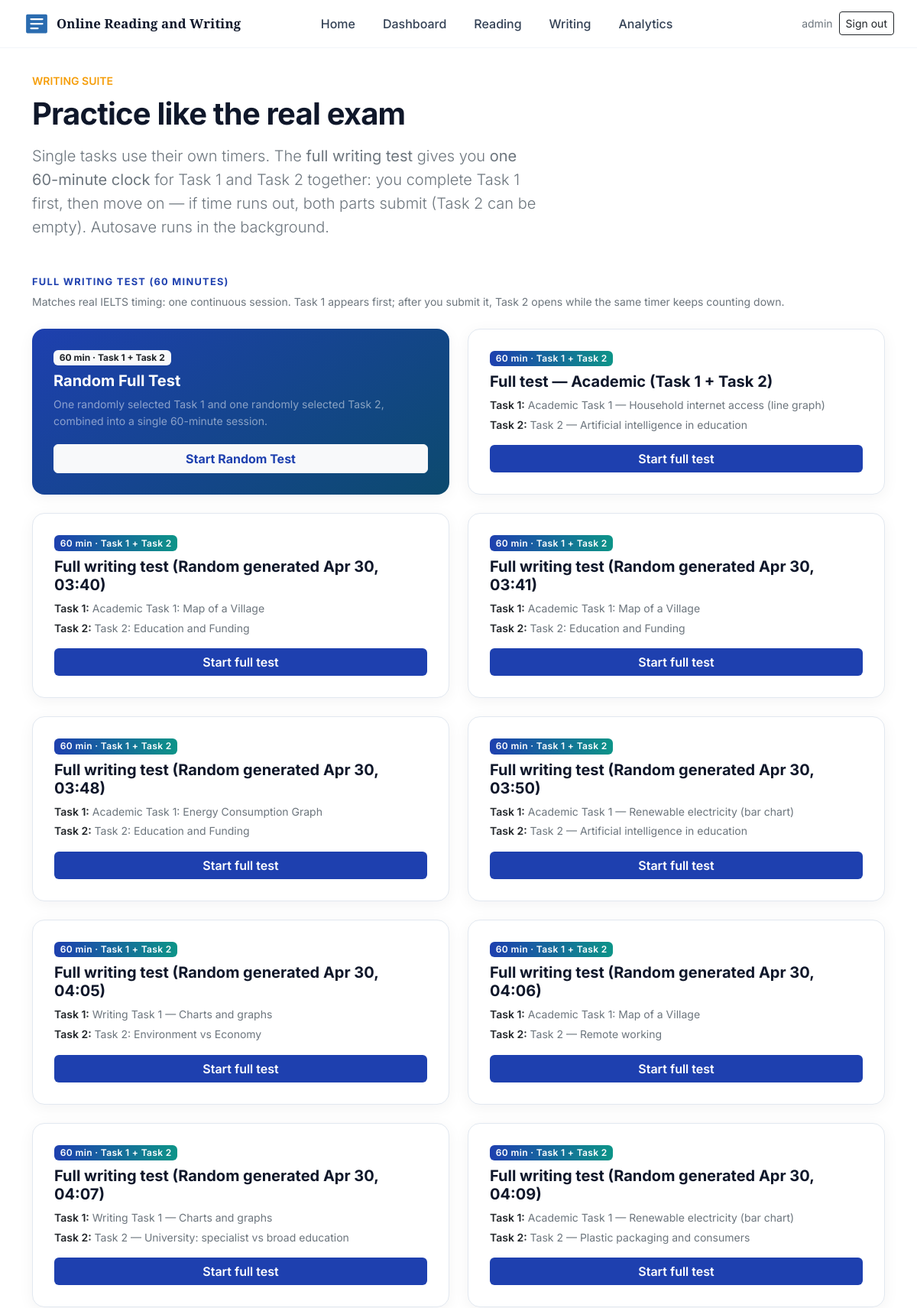
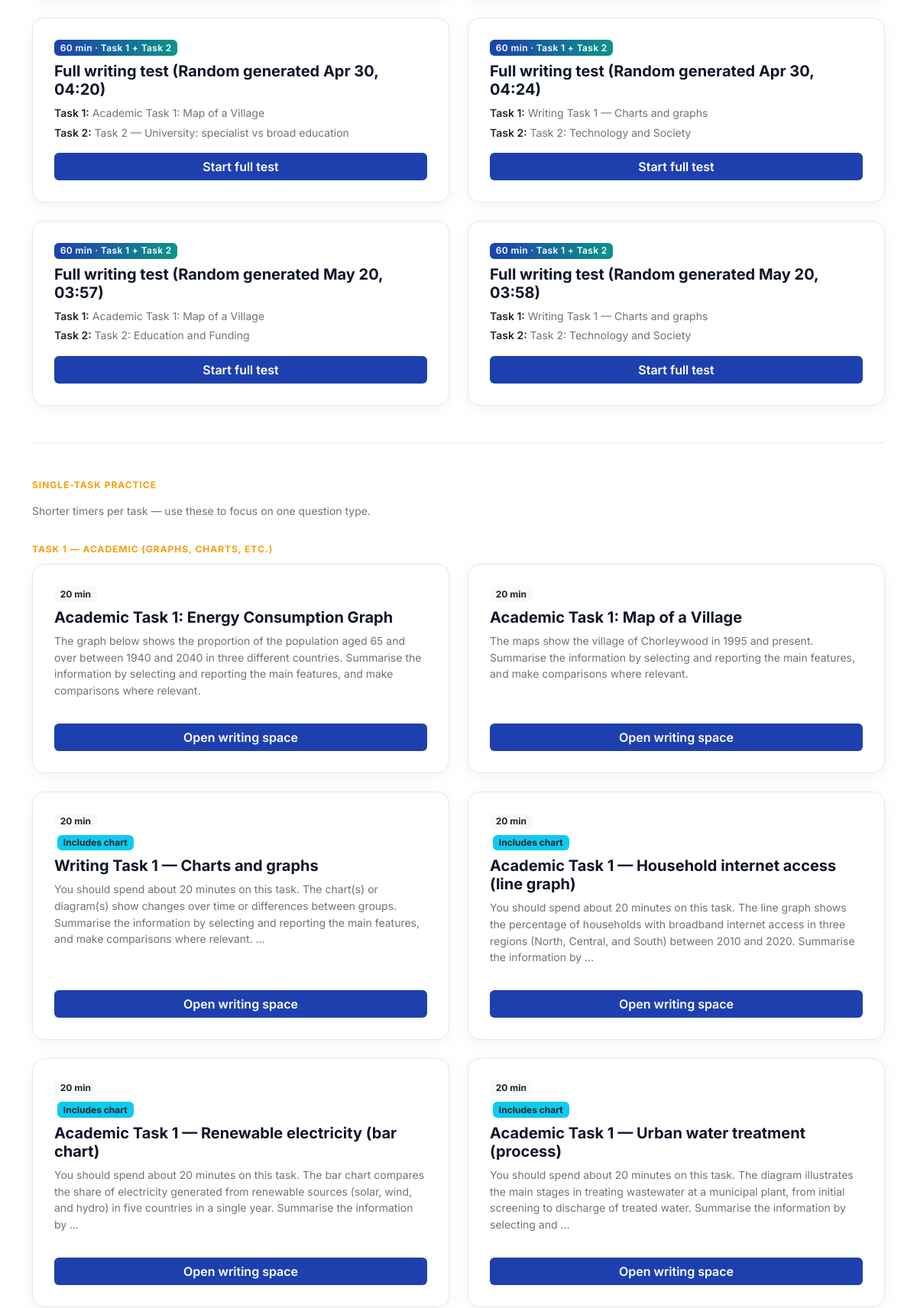
Screenshot of /writing/ (signed in, upper part) with the database file from the repository (2 pictures, top to bottom).
### ielts/models.py (models this page shows, shortened)
class WritingPaper(models.Model):
    slug = models.SlugField(unique=True, max_length=80)
    title = models.CharField(max_length=200)
    task_one = models.ForeignKey(
        WritingTask,
        on_delete=models.PROTECT,
        related_name="papers_as_task_one",
    )
    task_two = models.ForeignKey(
        WritingTask,
        on_delete=models.PROTECT,
        related_name="papers_as_task_two",
    )
    time_limit_minutes = models.PositiveSmallIntegerField(default=60)

class WritingTask(models.Model):
    TASK_KIND_ACADEMIC_T1 = "academic_t1"
    TASK_KIND_ESSAY = "t2_essay"
    TASK_KIND_CHOICES = (
        (TASK_KIND_ACADEMIC_T1, "Task 1 — Academic (graphs, charts, etc.)"),
        (TASK_KIND_ESSAY, "Task 2 — Essay"),
    )
    title = models.CharField(max_length=200)
    prompt = models.TextField()
    time_limit_minutes = models.IntegerField(default=20)
    task_kind = models.CharField(
        max_length=20,
        choices=TASK_KIND_CHOICES,
        default=TASK_KIND_ESSAY,
    )
    scenario = models.JSONField(default=dict, blank=True)
    visual = models.JSONField(default=dict, blank=True)

### ielts/views.py (the view)
# urls.py: path("writing/", views.writing_hub, name="writing_hub"),
@login_required
def writing_hub(request):
    ensure_sample_data()
    tasks = WritingTask.objects.all().order_by("task_kind", "time_limit_minutes")
    papers = WritingPaper.objects.select_related("task_one", "task_two").order_by("slug")
    return render(
        request,
        "ielts/writing_hub.html",
        {"writing_tasks": tasks, "writing_papers": papers},
    )

### ielts/academic_expanded_seed.py (called while the page is built)
def create_academic_expanded():
    pass

### ielts/sample_data.py (called while the page is built, shortened)
def _seed_writing_papers():
    t_ac1 = WritingTask.objects.filter(
        title="Academic Task 1 — Household internet access (line graph)"
    ).first()
    t_ac2 = WritingTask.objects.filter(title="Task 2 — Artificial intelligence in education").first()
    if t_ac1 and t_ac2:
        WritingPaper.objects.update_or_create(
            slug="full-academic",
            defaults={
                "title": "Full test — Academic (Task 1 + Task 2)",
                "task_one": t_ac1,
                "task_two": t_ac2,
                "time_limit_minutes": 60,
            },
        )

def _seed_full_sample_legacy():
    if ReadingExam.objects.filter(slug="full-sample").exists():
        return

def seed_if_needed():
    _seed_writing_tasks()
    _seed_writing_papers()
    _seed_full_sample_legacy()
    from .academic_expanded_seed import create_academic_expanded
    create_academic_expanded()

### ielts/views.py (called while the page is built, shortened)
def ensure_sample_data():
    from .sample_data import seed_if_needed
    seed_if_needed()

### ielts/templates/ielts/writing_hub.html (shortened to what this page needs)
{% extends 'ielts/base.html' %}
{% block content %}
  <section class="mb-5 writing-hub-hero">
    <p class="text-uppercase small fw-semibold text-brand-accent mb-2">Writing suite</p>
    <h1 class="display-6 fw-bold mb-3 writing-hub-title">Practice like the real exam</h1>
    <p class="lead text-muted writing-hub-lead">Single tasks use their own timers. The <strong>full writing test</strong> gives you <strong>one 60-minute clock</strong> for Task 1 and Task 2 together: you complete Task 1 first, then move on — if time runs out, both parts submit (Task 2 can be empty). Autosave runs in the background.</p>
  </section>
  {% if writing_papers or True %}
    <section class="mb-5">
      <h2 class="writing-fulltest-heading">Full writing test (60 minutes)</h2>
      <p class="text-muted small mb-4">Matches real IELTS timing: one continuous session. Task 1 appears first; after you submit it, Task 2 opens while the same timer keeps counting down.</p>
      <div class="row g-4">
        <div class="col-md-6">
          <div class="hub-path-card hub-path-primary h-100 d-flex flex-column">
            <span class="badge bg-light text-dark align-self-start mb-2">60 min · Task 1 + Task 2</span>
            <h3 class="h5 fw-bold text-white">Random Full Test</h3>
            <p class="text-white-50 small flex-grow-1">One randomly selected Task 1 and one randomly selected Task 2, combined into a single 60-minute session.</p>
            <a href="{% url 'ielts:writing_exam_random' %}" class="btn btn-light mt-auto fw-bold" style="color: var(--brand-1);">Start Random Test</a>
          </div>
        </div>
        {% for paper in writing_papers %}
          <div class="col-md-6">
            <div class="hub-path-card hub-fulltest-card h-100 d-flex flex-column">
              <span class="badge writing-fulltest-badge align-self-start mb-2">{{ paper.time_limit_minutes }} min · Task 1 + Task 2</span>
              <h3 class="h5 fw-bold">{{ paper.title }}</h3>
              <p class="text-muted small flex-grow-1 mb-1"><span class="text-dark fw-semibold">Task 1:</span> {{ paper.task_one.title }}</p>
              <p class="text-muted small flex-grow-1 mb-3"><span class="text-dark fw-semibold">Task 2:</span> {{ paper.task_two.title }}</p>
              <a href="{% url 'ielts:writing_full' paper.id %}" class="btn btn-cta mt-auto">Start full test</a>
            </div>
          </div>
        {% endfor %}
      </div>
    </section>
    <hr class="writing-hub-divider my-5">
  {% endif %}
  <h2 class="writing-kind-heading mb-3" style="margin-top:0">Single-task practice</h2>
  <p class="text-muted small mb-4">Shorter timers per task — use these to focus on one question type.</p>
  {% regroup writing_tasks by task_kind as task_groups %}
  {% for group in task_groups %}
    <h2 class="writing-kind-heading">{{ group.list.0.get_task_kind_display }}</h2>
    <div class="row g-4 mb-2">
      {% for t in group.list %}
        <div class="col-md-6">
          <div class="hub-path-card h-100 d-flex flex-column">
            <span class="badge bg-light text-dark align-self-start mb-2">{{ t.time_limit_minutes }} min</span>
            {% if t.visual.kind %}<span class="badge bg-info text-dark align-self-start mb-2 ms-1">Includes chart</span>{% endif %}
            <h3 class="h5 fw-bold">{{ t.title }}</h3>
            <p class="text-muted small flex-grow-1">{{ t.prompt|truncatewords:36 }}</p>
            <a href="{% url 'ielts:writing' t.id %}" class="btn btn-cta mt-3">Open writing space</a>
          </div>
        </div>
      {% endfor %}
    </div>
  {% empty %}
    <p class="text-muted">No writing tasks configured.</p>
  {% endfor %}
{% endblock %}

### ielts/templates/ielts/base.html (shortened to what this page needs)
<!doctype html>
{% load static %}
<html lang="en">
  <head>
    <link href="https://cdn.jsdelivr.net/npm/bootstrap@5.2.3/dist/css/bootstrap.min.css" rel="stylesheet">
    <link href="{% static 'ielts/css/style.css' %}?v={% now 'U' %}" rel="stylesheet">
  </head>
  <body class="{% block body_class %}{% endblock %}">
    <header class="site-header">
      <nav class="navbar navbar-expand-lg navbar-light container navbar-custom align-items-center py-2">
        <div class="d-flex align-items-center logo-wrap">
          <a class="navbar-brand d-flex align-items-center gap-2" href="{% url 'ielts:home' %}">
            <img src="{% static 'ielts/img/logo.svg' %}" alt="" width="36" height="36" class="rounded-1" onerror="this.style.display='none'">
            <span class="brand-title">Online Reading and Writing</span>
          </a>
        </div>
        <div class="collapse navbar-collapse" id="navMain">
          <ul class="navbar-nav mx-auto main-nav-nav my-2 my-lg-0">
            <li class="nav-item"><a class="nav-link" href="{% url 'ielts:home' %}">Home</a></li>
            {% if user.is_authenticated %}
              <li class="nav-item"><a class="nav-link" href="{% url 'ielts:dashboard' %}">Dashboard</a></li>
              <li class="nav-item"><a class="nav-link" href="{% url 'ielts:reading_hub' %}">Reading</a></li>
              <li class="nav-item"><a class="nav-link" href="{% url 'ielts:writing_hub' %}">Writing</a></li>
              <li class="nav-item"><a class="nav-link" href="{% url 'ielts:analytics' %}">Analytics</a></li>
            {% endif %}
          </ul>
          <div class="d-flex align-items-center gap-2 ms-lg-auto nav-auth">
            {% if user.is_authenticated %}
              <span class="text-muted small d-none d-sm-inline">{{ user.username }}</span>
              <a class="btn btn-sm btn-outline-dark" href="{% url 'ielts:logout' %}">Sign out</a>
            {% else %}
              <a class="btn btn-sm btn-outline-dark" href="{% url 'ielts:login' %}">Sign in</a>
              <a class="btn btn-sm btn-cta-nav px-3" href="{% url 'ielts:register' %}">Sign up</a>
            {% endif %}
          </div>
        </div>
      </nav>
    </header>
    <main class="container main-content">
      {% block content %}{% endblock %}
    </main>
  </body>
</html>

### ielts/static/ielts/css/style.css (style rules this page uses)
:root { --brand-1: #1e40af; --brand-2: #0d9488; --brand-accent: #f59e0b; --muted: #64748b; --bg: #ffffff; --card: #ffffff; --ink: #0f172a; --font-ui: "Inter", system-ui, -apple-system, sans-serif; --font-passage: "Source Serif 4", "Times New Roman", serif; --font-display: "Playfair Display", Georgia, serif; --text-passage-size: 1.0625rem; --text-passage-leading: 1.7; --passage-measure: 65ch; --result-ok-bg: #ecfdf5; --result-ok-border: #6ee7b7; --result-miss-bg: #fff7ed; --result-miss-border: #fdba74; }
body { font-family: var(--font-ui); background: var(--bg); color: var(--ink); font-size: 1rem; line-height: 1.55; }
.site-header { background: #ffffff; border-bottom: 1px solid #f1f5f9; }
.navbar-custom .navbar-brand, .navbar-custom .nav-link { color: #334155 !important; font-weight: 500; font-family: var(--font-ui); }
.brand-title { font-family: var(--font-display); font-weight: 700; letter-spacing: 0.01em; font-size: 1.15rem; color: var(--ink); }
@media (min-width: 992px) { .brand-title { font-size: 1.05rem; } }
.main-nav-nav { gap: 0.25rem 1.25rem; }
.main-content { padding-top: 2rem; padding-bottom: 3rem; max-width: 1140px; }
.text-brand-accent { color: var(--brand-accent) !important; }
.btn-cta { background: var(--brand-1); border: none; color: #fff; font-weight: 600; }
.writing-kind-heading { font-size: 0.75rem; text-transform: uppercase; letter-spacing: 0.08em; font-weight: 700; color: var(--brand-accent); margin-top: 2rem; margin-bottom: 0.75rem; }
.writing-hub-title { letter-spacing: -0.02em; }
.writing-hub-lead { max-width: 42rem; }
.writing-fulltest-heading { font-size: 0.8rem; text-transform: uppercase; letter-spacing: 0.1em; font-weight: 700; color: var(--brand-1); margin-bottom: 0.5rem; }
.hub-fulltest-card { border: 2px solid rgba(13, 148, 136, 0.35); box-shadow: 0 8px 32px rgba(13, 148, 136, 0.12); background: linear-gradient(165deg, #ffffff 0%, #f0fdfa 100%); }
.writing-fulltest-badge { background: linear-gradient(90deg, var(--brand-1), var(--brand-2)) !important; color: #fff !important; font-weight: 600; letter-spacing: 0.03em; }
.writing-hub-divider { border: 0; border-top: 1px solid #e2e8f0; opacity: 1; }
.hub-path-card { border-radius: 1rem; padding: 1.75rem; border: 1px solid #e2e8f0; background: var(--card); box-shadow: 0 4px 20px rgba(15, 23, 42, 0.05); }
.hub-path-primary { background: linear-gradient(145deg, var(--brand-1) 0%, #0c4a6e 100%); color: #fff; border: none; }
.hub-path-primary a.btn { font-weight: 600; }

### rows the page displays
WritingPaper: time_limit_minutes "60", title "Full test — Academic (Task 1 + Task 2)", task_one "Academic Task 1 — Household internet access (line graph)", task_two "Task 2 — Artificial intelligence in education"
WritingPaper: time_limit_minutes "60", title "Full writing test (Random generated Apr 30, 03:40)", task_one "Academic Task 1: Map of a Village", task_two "Task 2: Education and Funding"
WritingPaper: time_limit_minutes "60", title "Full writing test (Random generated Apr 30, 03:41)", task_one "Academic Task 1: Map of a Village", task_two "Task 2: Education and Funding"
WritingPaper: time_limit_minutes "60", title "Full writing test (Random generated Apr 30, 03:48)", task_one "Academic Task 1: Energy Consumption Graph", task_two "Task 2: Education and Funding"
WritingPaper: time_limit_minutes "60", title "Full writing test (Random generated Apr 30, 03:50)", task_one "Academic Task 1 — Renewable electricity (bar chart)", task_two "Task 2 — Artificial intelligence in education"
WritingPaper: time_limit_minutes "60", title "Full writing test (Random generated Apr 30, 04:05)", task_one "Writing Task 1 — Charts and graphs", task_two "Task 2: Environment vs Economy"
WritingPaper: time_limit_minutes "60", title "Full writing test (Random generated Apr 30, 04:06)", task_one "Academic Task 1: Map of a Village", task_two "Task 2 — Remote working"
WritingPaper: time_limit_minutes "60", title "Full writing test (Random generated Apr 30, 04:07)", task_one "Writing Task 1 — Charts and graphs", task_two "Task 2 — University: specialist vs broad education"
WritingPaper: time_limit_minutes "60", title "Full writing test (Random generated Apr 30, 04:09)", task_one "Academic Task 1 — Renewable electricity (bar chart)", task_two "Task 2 — Plastic packaging and consumers"
WritingPaper: time_limit_minutes "60", title "Full writing test (Random generated Apr 30, 04:20)", task_one "Academic Task 1: Map of a Village", task_two "Task 2 — University: specialist vs broad education"
WritingPaper: time_limit_minutes "60", title "Full writing test (Random generated Apr 30, 04:24)", task_one "Writing Task 1 — Charts and graphs", task_two "Task 2: Technology and Society"
WritingPaper: time_limit_minutes "60", title "Full writing test (Random generated May 20, 03:57)", task_one "Academic Task 1: Map of a Village", task_two "Task 2: Education and Funding"
WritingPaper: time_limit_minutes "60", title "Full writing test (Random generated May 20, 03:58)", task_one "Writing Task 1 — Charts and graphs", task_two "Task 2: Technology and Society"
WritingTask: list.0.task_kind "TASK 1 — ACADEMIC (GRAPHS, CHARTS, ETC.)", time_limit_minutes "20", title "Academic Task 1: Energy Consumption Graph", prompt "The graph below shows the proportion of the population aged 65 and over between 1940 and 2040 in three different countries. Summarise the information by selecting and reporting the main features, and make comparisons where relevant."
WritingTask: time_limit_minutes "20", title "Academic Task 1: Map of a Village", prompt "The maps show the village of Chorleywood in 1995 and present. Summarise the information by selecting and reporting the main features, and make comparisons where relevant."
WritingTask: time_limit_minutes "20", shows "Includes chart", title "Writing Task 1 — Charts and graphs", prompt "You should spend about 20 minutes on this task. The chart(s) or diagram(s) show changes over time or differences between groups. Summarise the information by selecting and reporting the main features, and make comparisons where relevant. …"
WritingTask: time_limit_minutes "20", shows "Includes chart", title "Academic Task 1 — Household internet access (line graph)", prompt "You should spend about 20 minutes on this task. The line graph shows the percentage of households with broadband internet access in three regions (North, Central, and South) between 2010 and 2020. Summarise the information by …"
WritingTask: time_limit_minutes "20", shows "Includes chart", title "Academic Task 1 — Renewable electricity (bar chart)", prompt "You should spend about 20 minutes on this task. The bar chart compares the share of electricity generated from renewable sources (solar, wind, and hydro) in five countries in a single year. Summarise the information by …"
WritingTask: time_limit_minutes "20", shows "Includes chart", title "Academic Task 1 — Urban water treatment (process)", prompt "You should spend about 20 minutes on this task. The diagram illustrates the main stages in treating wastewater at a municipal plant, from initial screening to discharge of treated water. Summarise the information by selecting and …"

### other values shown
{{ user.username }} "admin"
